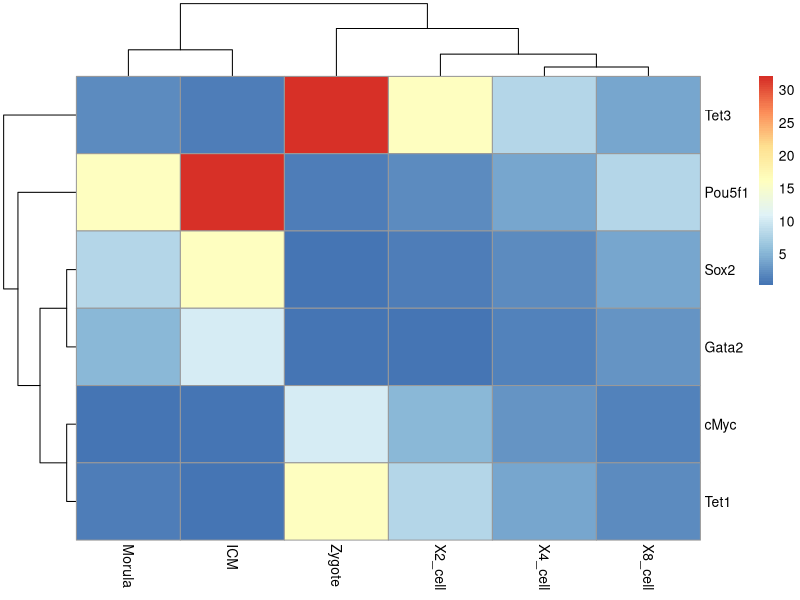
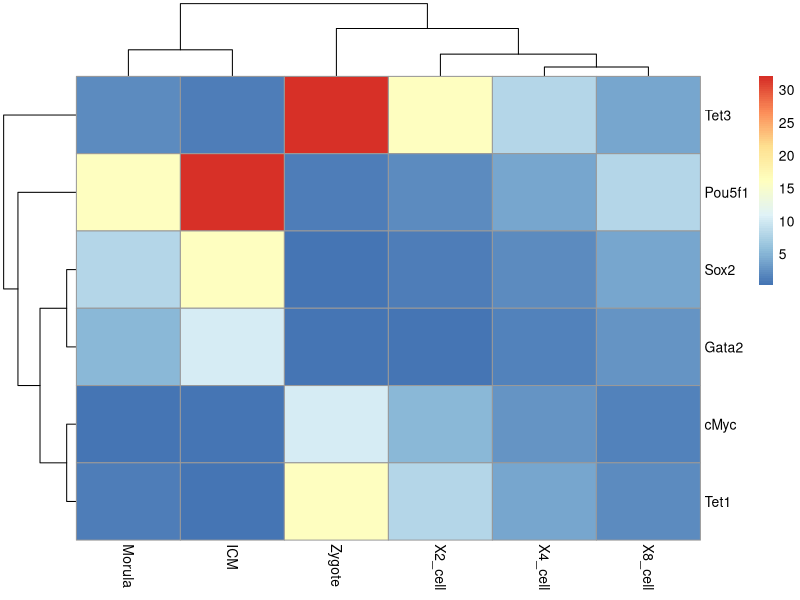
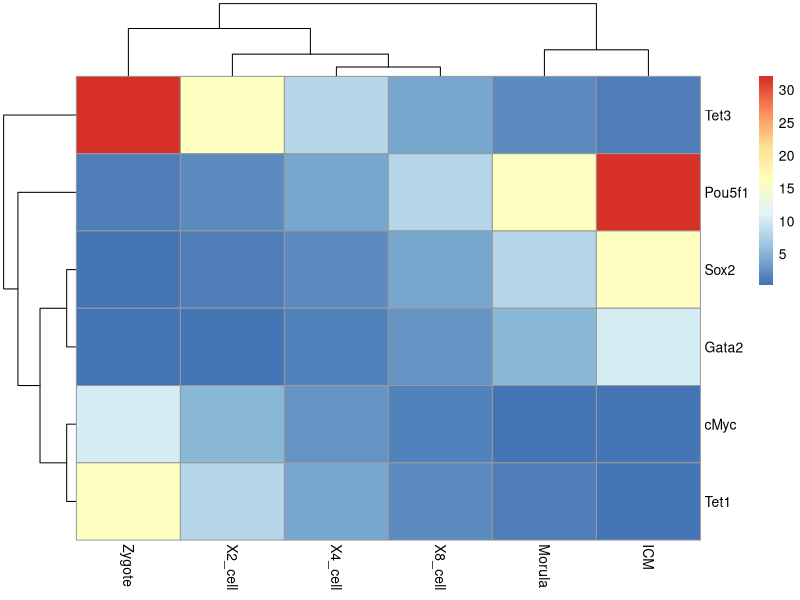
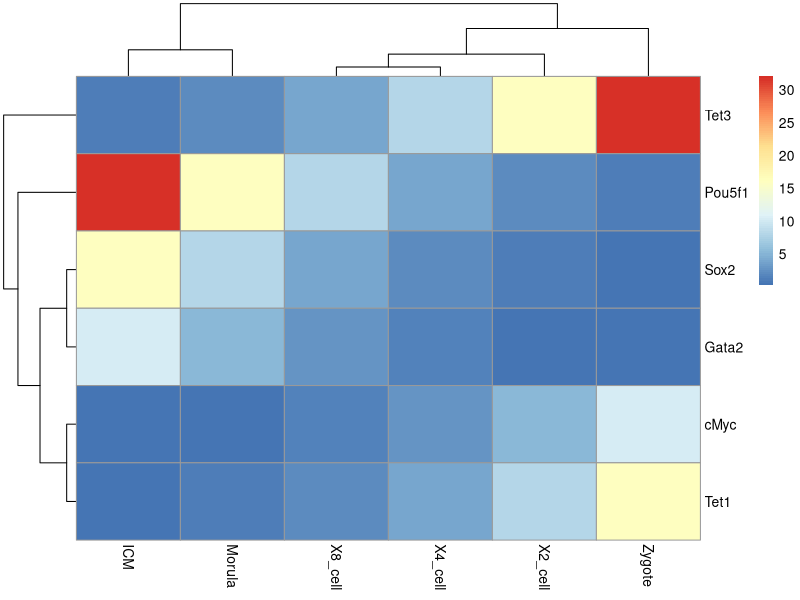
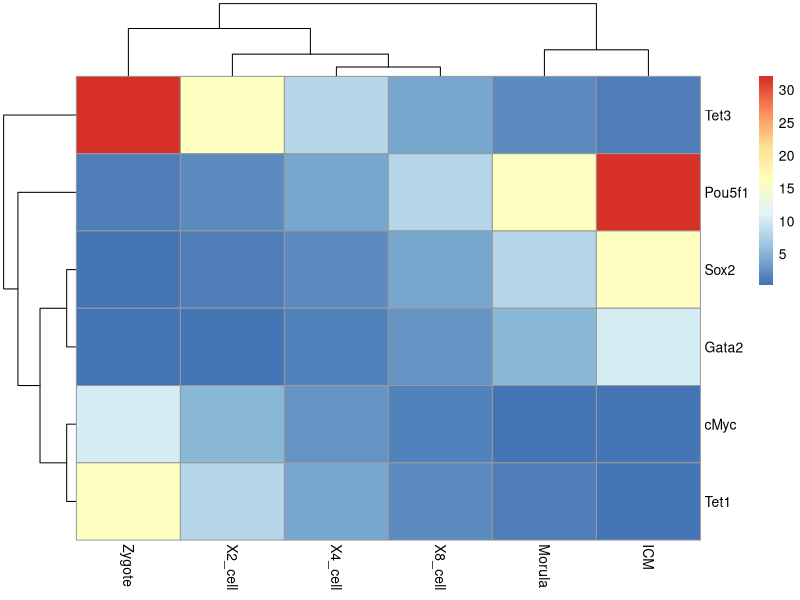

These figures' R source, in order: (Note: this script raises an error after producing the figures.)
## ---- chunk 1
exprTable <- read.table("exprTable.txt", sep="\t", row.names=1, header=T)
exprTable
## ---- chunk 2
library(pheatmap)
pheatmap(exprTable)
## ---- chunk 3
exprTable_t <- as.data.frame(t(exprTable))

col_dist = dist(exprTable_t)

hclust_1 <- hclust(col_dist)

pheatmap(exprTable, cluster_cols = hclust_1)
## ---- chunk 4
manual_order = c("Zygote", "X2_cell", "X4_cell", "X8_cell", "Morula",  "ICM")

dend = reorder(as.dendrogram(hclust_1), wts=order(match(manual_order, rownames(exprTable_t))))

# dend = reorder(as.dendrogram(hclust_1), wts=order(match(manual_order, rownames(exprTable_t))), agglo.FUN = max)

col_cluster <- as.hclust(dend)

pheatmap(exprTable, cluster_cols = col_cluster)
## ---- chunk 5
dend = reorder(as.dendrogram(hclust_1), wts=exprTable_t$Tet3)

col_cluster <- as.hclust(dend)

pheatmap(exprTable, cluster_cols = col_cluster)
## ---- chunk 6
dend = reorder(as.dendrogram(hclust_1), wts=exprTable_t$Tet3*(-1))

col_cluster <- as.hclust(dend)

pheatmap(exprTable, cluster_cols = col_cluster)
## ---- chunk 7
col_cluster <- hclust_1 %>% as.dendrogram %>% sort %>% as.hclust
pheatmap(exprTable, cluster_cols = col_cluster)
## ---- chunk 8
col_cluster <- hclust_1 %>% as.dendrogram %>% ladderize(TRUE) %>% as.hclust
pheatmap(exprTable, cluster_cols = col_cluster)
## ---- chunk 9
col_cluster <- hclust_1 %>% as.dendrogram %>% ladderize(FALSE) %>% as.hclust
pheatmap(exprTable, cluster_cols = col_cluster)
## ---- chunk 10
sv = svd(exprTable)$v[,1]
dend = reorder(as.dendrogram(hclust_1), wts=sv)
col_cluster <- as.hclust(dend)

pheatmap(exprTable, cluster_cols = col_cluster)
## ---- chunk 11
exprTable_cor <- cor(exprTable)
exprTable_cor
## ---- chunk 12
pheatmap(exprTable_cor, cluster_rows = T, cluster_cols = T)
## ---- chunk 13
cor_cluster = hclust(as.dist(1-exprTable_cor))
pheatmap(exprTable_cor, cluster_rows = cor_cluster, cluster_cols = cor_cluster)
## ---- chunk 14
cor_sum <- rowSums(exprTable_cor)
dend = reorder(as.dendrogram(cor_cluster), wts=cor_sum)

col_cluster <- as.hclust(dend)

pheatmap(exprTable_cor, cluster_rows = col_cluster, cluster_cols = col_cluster)
## ---- chunk 15
manual_order = c("Zygote", "X2_cell", "X4_cell", "X8_cell", "Morula",  "ICM")

dend = reorder(as.dendrogram(cor_cluster), wts=order(match(manual_order, rownames(exprTable_cor))),agglo.FUN = max)
col_cluster <- as.hclust(dend)

pheatmap(exprTable_cor, cluster_rows = col_cluster, cluster_cols = col_cluster)
